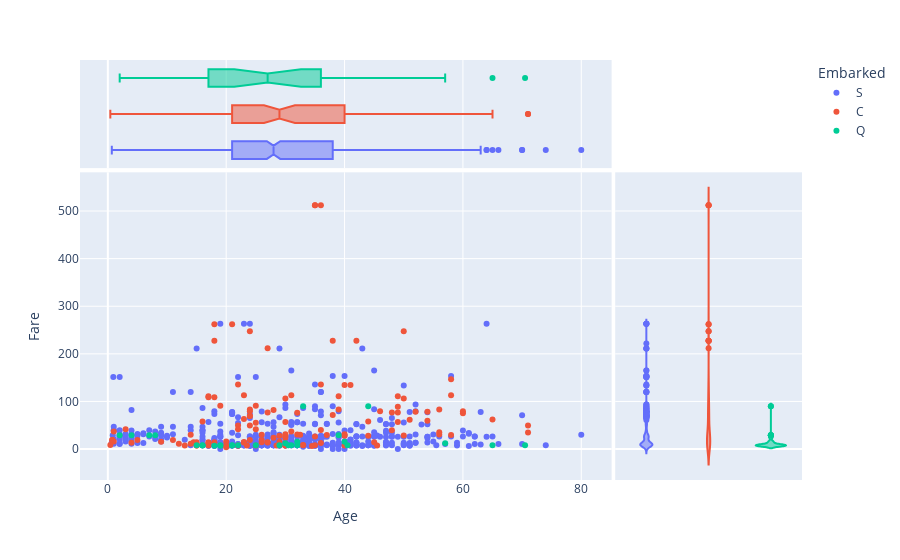

Notebook code for this chart:
### Code cell
px.scatter(train_df[train_df.Embarked.notnull()],
           x='Age', 
           y='Fare', 
           color='Embarked', 
           marginal_x='box', 
           marginal_y='violin')

### Figure 1 — Plotly figure (JSON) as saved in the notebook; plotly's stock layout.template omitted (floating-point values rounded to 4 significant figures; data arrays with more than 128 entries replaced by an {"elided": "..."} marker saying what was removed)
{"data": [{"hovertemplate": "Embarked=S<br>Age=%{x}<br>Fare=%{y}<extra></extra>", "legendgroup": "S", "marker": {"color": "#636efa", "symbol": "circle"}, "mode": "markers", "name": "S", "orientation": "v", "showlegend": true, "type": "scatter", "x": {"elided": "644 float values"}, "xaxis": "x", "y": {"elided": "644 float values"}, "yaxis": "y"}, {"alignmentgroup": "True", "hovertemplate": "Embarked=S<br>Age=%{x}<extra></extra>", "legendgroup": "S", "marker": {"color": "#636efa", "symbol": "circle"}, "name": "S", "notched": true, "offsetgroup": "S", "showlegend": false, "type": "box", "x": {"elided": "644 float values"}, "xaxis": "x3", "yaxis": "y3"}, {"alignmentgroup": "True", "hovertemplate": "Embarked=S<br>Fare=%{y}<extra></extra>", "legendgroup": "S", "marker": {"color": "#636efa", "symbol": "circle"}, "name": "S", "offsetgroup": "S", "scalegroup": "y", "showlegend": false, "type": "violin", "xaxis": "x2", "y": {"elided": "644 float values"}, "yaxis": "y2"}, {"hovertemplate": "Embarked=C<br>Age=%{x}<br>Fare=%{y}<extra></extra>", "legendgroup": "C", "marker": {"color": "#EF553B", "symbol": "circle"}, "mode": "markers", "name": "C", "orientation": "v", "showlegend": true, "type": "scatter", "x": {"elided": "168 float values"}, "xaxis": "x", "y": {"elided": "168 float values"}, "yaxis": "y"}, {"alignmentgroup": "True", "hovertemplate": "Embarked=C<br>Age=%{x}<extra></extra>", "legendgroup": "C", "marker": {"color": "#EF553B", "symbol": "circle"}, "name": "C", "notched": true, "offsetgroup": "C", "showlegend": false, "type": "box", "x": {"elided": "168 float values"}, "xaxis": "x3", "yaxis": "y3"}, {"alignmentgroup": "True", "hovertemplate": "Embarked=C<br>Fare=%{y}<extra></extra>", "legendgroup": "C", "marker": {"color": "#EF553B", "symbol": "circle"}, "name": "C", "offsetgroup": "C", "scalegroup": "y", "showlegend": false, "type": "violin", "xaxis": "x2", "y": {"elided": "168 float values"}, "yaxis": "y2"}, {"hovertemplate": "Embarked=Q<br>Age=%{x}<br>Fare=%{y}<extra></extra>", "legendgroup": "Q", "marker": {"color": "#00cc96", "symbol": "circle"}, "mode": "markers", "name": "Q", "orientation": "v", "showlegend": true, "type": "scatter", "x": [null, 2, 15, null, null, 19, null, null, null, null, 70.5, null, 19, 16, 4, null, 40, null, null, 16, null, null, 44, null, null, null, 7, 65, 22, null, null, null, 30, null, null, null, null, null, null, null, 33, 21, null, null, null, 21, null, 29, null, 40.5, null, null, null, null, null, null, 57, null, null, 18, 32, null, null, 25, null, null, 31, 30.5, null, null, null, 8, null, null, null, 39, 32], "xaxis": "x", "y": [8.458, 29.12, 8.029, 7.879, 7.75, 7.879, 15.5, 7.75, 7.787, 24.15, 7.75, 7.75, 6.75, 7.733, 29.12, 15.5, 15.5, 7.75, 7.75, 7.75, 7.75, 15.5, 90, 7.75, 7.75, 7.75, 29.12, 7.75, 7.75, 7.75, 23.25, 12.35, 12.35, 23.25, 7.879, 7.879, 15.5, 7.75, 7.729, 6.858, 90, 7.733, 7.75, 7.75, 7.725, 7.75, 7.629, 7.75, 24.15, 7.75, 7.829, 7.75, 7.75, 7.75, 15.5, 7.75, 12.35, 7.733, 7.829, 6.75, 15.5, 8.137, 7.733, 7.742, 15.5, 7.737, 7.75, 7.75, 24.15, 7.75, 7.737, 29.12, 7.75, 6.95, 7.75, 29.12, 7.75], "yaxis": "y"}, {"alignmentgroup": "True", "hovertemplate": "Embarked=Q<br>Age=%{x}<extra></extra>", "legendgroup": "Q", "marker": {"color": "#00cc96", "symbol": "circle"}, "name": "Q", "notched": true, "offsetgroup": "Q", "showlegend": false, "type": "box", "x": [null, 2, 15, null, null, 19, null, null, null, null, 70.5, null, 19, 16, 4, null, 40, null, null, 16, null, null, 44, null, null, null, 7, 65, 22, null, null, null, 30, null, null, null, null, null, null, null, 33, 21, null, null, null, 21, null, 29, null, 40.5, null, null, null, null, null, null, 57, null, null, 18, 32, null, null, 25, null, null, 31, 30.5, null, null, null, 8, null, null, null, 39, 32], "xaxis": "x3", "yaxis": "y3"}, {"alignmentgroup": "True", "hovertemplate": "Embarked=Q<br>Fare=%{y}<extra></extra>", "legendgroup": "Q", "marker": {"color": "#00cc96", "symbol": "circle"}, "name": "Q", "offsetgroup": "Q", "scalegroup": "y", "showlegend": false, "type": "violin", "xaxis": "x2", "y": [8.458, 29.12, 8.029, 7.879, 7.75, 7.879, 15.5, 7.75, 7.787, 24.15, 7.75, 7.75, 6.75, 7.733, 29.12, 15.5, 15.5, 7.75, 7.75, 7.75, 7.75, 15.5, 90, 7.75, 7.75, 7.75, 29.12, 7.75, 7.75, 7.75, 23.25, 12.35, 12.35, 23.25, 7.879, 7.879, 15.5, 7.75, 7.729, 6.858, 90, 7.733, 7.75, 7.75, 7.725, 7.75, 7.629, 7.75, 24.15, 7.75, 7.829, 7.75, 7.75, 7.75, 15.5, 7.75, 12.35, 7.733, 7.829, 6.75, 15.5, 8.137, 7.733, 7.742, 15.5, 7.737, 7.75, 7.75, 24.15, 7.75, 7.737, 29.12, 7.75, 6.95, 7.75, 29.12, 7.75], "yaxis": "y2"}], "layout": {"legend": {"title": {"text": "Embarked"}, "tracegroupgap": 0}, "margin": {"t": 60}, "xaxis": {"anchor": "y", "domain": [0, 0.7363], "title": {"text": "Age"}}, "xaxis2": {"anchor": "y2", "domain": [0.7413, 1], "matches": "x2", "showgrid": false, "showline": false, "showticklabels": false, "ticks": ""}, "xaxis3": {"anchor": "y3", "domain": [0, 0.7363], "matches": "x", "showgrid": true, "showticklabels": false}, "xaxis4": {"anchor": "y4", "domain": [0.7413, 1], "matches": "x2", "showgrid": false, "showline": false, "showticklabels": false, "ticks": ""}, "yaxis": {"anchor": "x", "domain": [0, 0.7326], "title": {"text": "Fare"}}, "yaxis2": {"anchor": "x2", "domain": [0, 0.7326], "matches": "y", "showgrid": true, "showticklabels": false}, "yaxis3": {"anchor": "x3", "domain": [0.7426, 1], "matches": "y3", "showgrid": false, "showline": false, "showticklabels": false, "ticks": ""}, "yaxis4": {"anchor": "x4", "domain": [0.7426, 1], "matches": "y3", "showgrid": true, "showline": false, "showticklabels": false, "ticks": ""}}}
